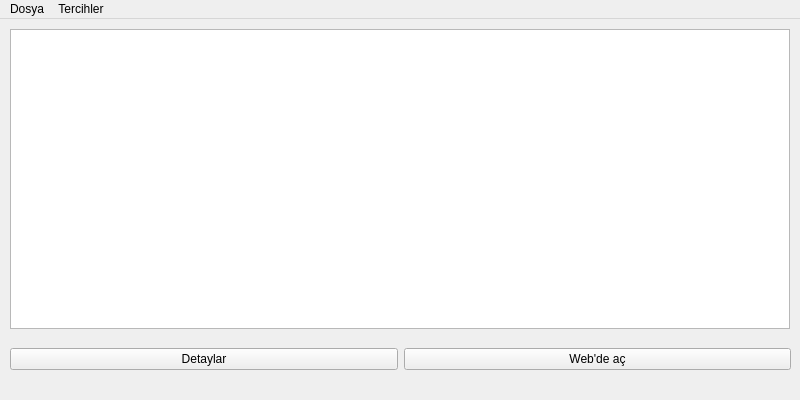
<?xml version="1.0" encoding="UTF-8"?>
<ui version="4.0">
 <class>UrunlerWindow</class>
 <widget class="QMainWindow" name="UrunlerWindow">
  <property name="geometry">
   <rect>
    <x>0</x>
    <y>0</y>
    <width>800</width>
    <height>400</height>
   </rect>
  </property>
  <property name="maximumSize">
   <size>
    <width>800</width>
    <height>400</height>
   </size>
  </property>
  <property name="windowTitle">
   <string>Ürünler Listesi</string>
  </property>
  <widget class="QWidget" name="centralwidget">
   <widget class="QWidget" name="horizontalLayoutWidget">
    <property name="geometry">
     <rect>
      <x>10</x>
      <y>320</y>
      <width>781</width>
      <height>41</height>
     </rect>
    </property>
    <layout class="QHBoxLayout" name="horizontalLayout">
     <item>
      <widget class="QPushButton" name="detay_button">
       <property name="text">
        <string>Detaylar</string>
       </property>
      </widget>
     </item>
     <item>
      <widget class="QPushButton" name="web_start_button">
       <property name="text">
        <string>Web'de aç</string>
       </property>
      </widget>
     </item>
    </layout>
   </widget>
   <widget class="QListView" name="product_list_widget">
    <property name="geometry">
     <rect>
      <x>10</x>
      <y>10</y>
      <width>780</width>
      <height>300</height>
     </rect>
    </property>
   </widget>
  </widget>
  <widget class="QMenuBar" name="menubar">
   <property name="geometry">
    <rect>
     <x>0</x>
     <y>0</y>
     <width>800</width>
     <height>21</height>
    </rect>
   </property>
   <widget class="QMenu" name="menuFile">
    <property name="title">
     <string>Dosya</string>
    </property>
    <addaction name="actionYeni_Urun"/>
   </widget>
   <widget class="QMenu" name="menuTercihler">
    <property name="title">
     <string>Tercihler</string>
    </property>
    <addaction name="actionAyarlar"/>
    <addaction name="actionCikis"/>
    <addaction name="separator"/>
    <addaction name="actionHakkimda"/>
   </widget>
   <addaction name="menuFile"/>
   <addaction name="menuTercihler"/>
  </widget>
  <action name="actionAyarlar">
   <property name="text">
    <string>Ayarlar</string>
   </property>
   <property name="shortcut">
    <string>Alt+A</string>
   </property>
  </action>
  <action name="actionCikis">
   <property name="text">
    <string>Çıkış</string>
   </property>
  </action>
  <action name="actionHakkimda">
   <property name="text">
    <string>Hakımda</string>
   </property>
  </action>
  <action name="actionYeni_Urun">
   <property name="text">
    <string>Yeni Ürün</string>
   </property>
   <property name="shortcut">
    <string>Alt+Y</string>
   </property>
  </action>
 </widget>
 <resources/>
 <connections/>
</ui>
